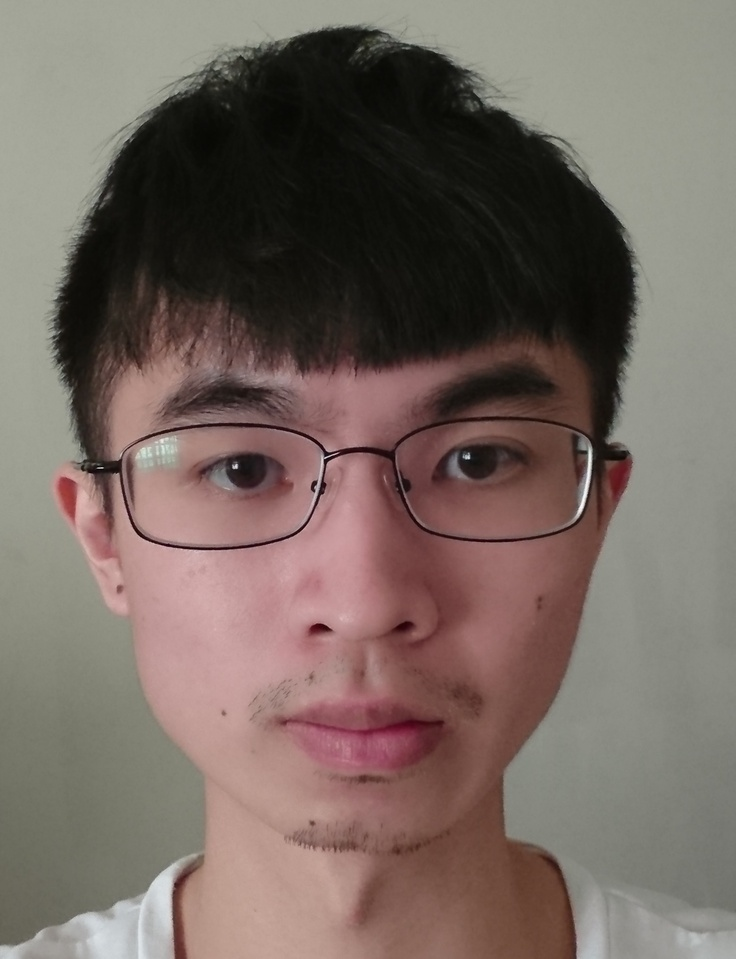
#> input picture 206418021.jpg, 736 x 959 px, shrunk from 1561 x 2033 before the run, found by its file name
$ jupyter execute --allow-errors Class3.ipynb
#> lines starting #> are read from the running program, lines starting #| are printed output that depends on the picture
<a href="https://colab.research.google.com/github/siva41/107-2-Multimedia/blob/master/Class3.ipynb" target="_parent"></a>

[cell 1]
import sys
import cv2
import numpy as np
from matplotlib import pyplot as plt
from google.colab import drive
drive.mount('/content/drive')

#主函數
#> (the rest of this cell did not finish here and is left out)

[cell 2]
image2 = cv2.imread('/content/drive/My Drive/pit/206418021.jpg', cv2.IMREAD_COLOR)
#> image2 is the input picture: shape (959, 736, 3); mean B, G, R 97.3, 104.3, 118.2
# plt.imshow(image2)
plt.imshow(cv2.cvtColor(image2,cv2.COLOR_BGR2RGB))
plt.show()

[cell 3]
image4 = cv2.imread('/content/drive/My Drive/pit/206418021.jpg', 0)
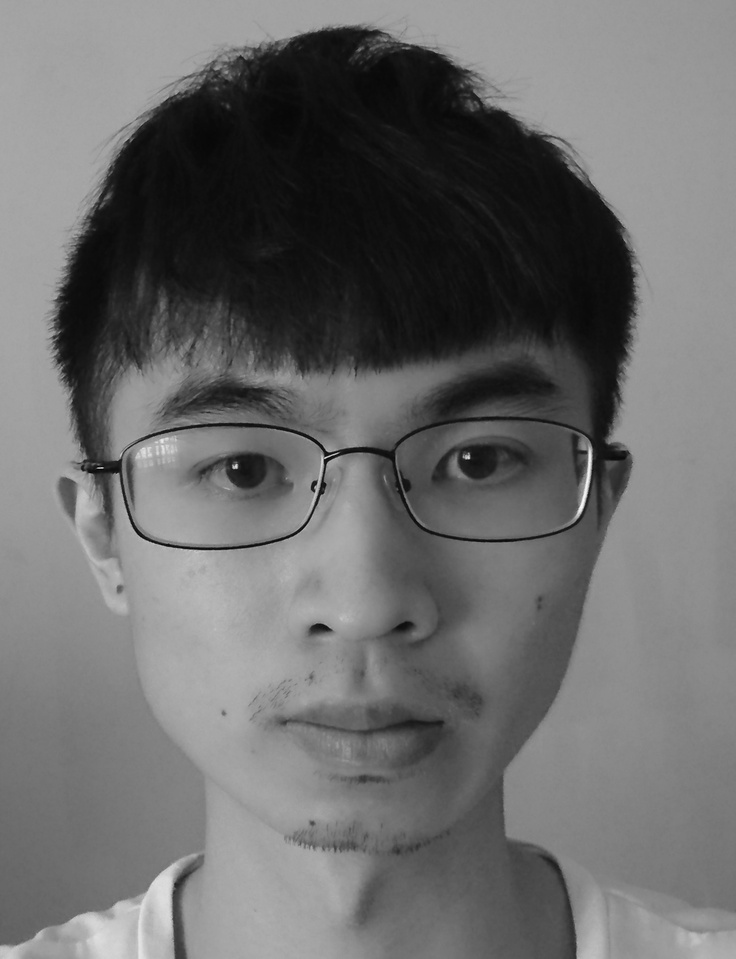
#> image4: shape (959, 736); min 0, max 249, mean 107.7
plt.imshow(image4)
plt.title('invert')
plt.xticks([])
plt.yticks([])
plt.show()

[cell 4]
image5 = cv2.imread('/content/drive/My Drive/pit/206418021.jpg')
gray = cv2.cvtColor(image5, cv2.COLOR_BGR2GRAY)
gray

[cell 5]
plt.imshow(gray,cmap='gray')
plt.title('gray')
plt.xticks([])
plt.yticks([])
plt.show()

[cell 6]
image6 = cv2.imread('/content/drive/My Drive/pit/206418021.jpg')
b,g,r = cv2.split(image6)#slow
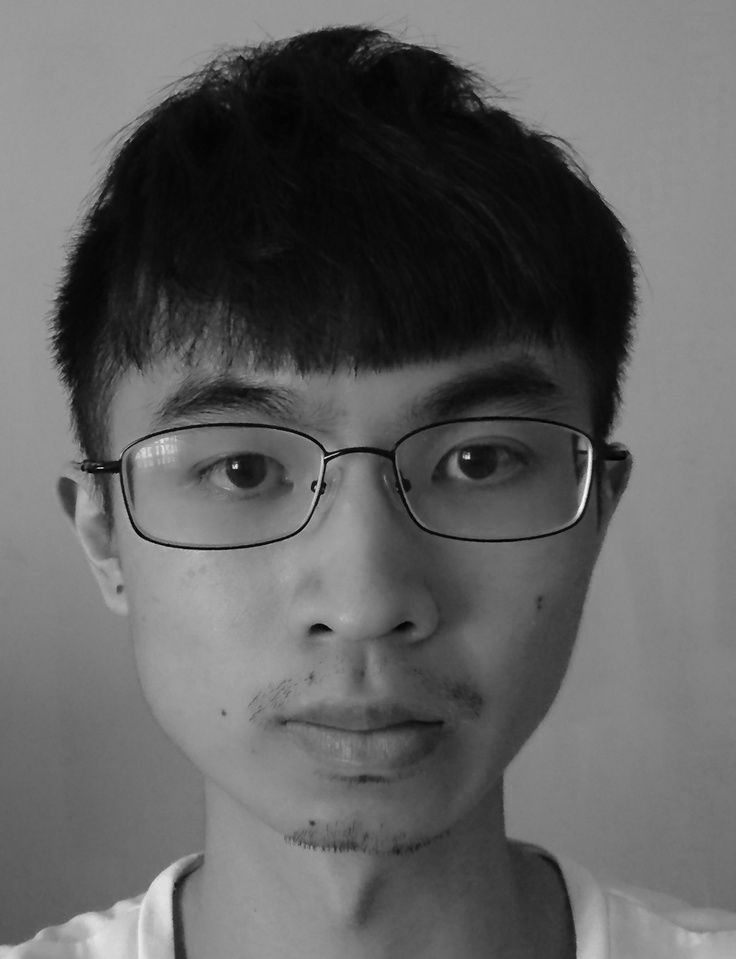
#> b: shape (959, 736); min 0, max 249, mean 97.3
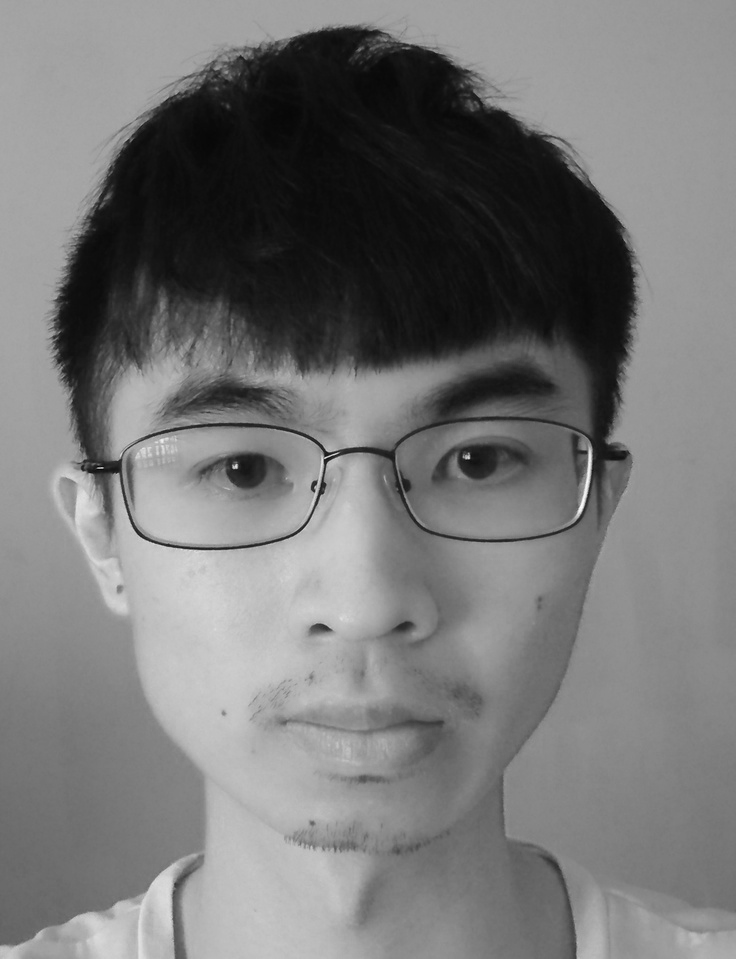
#> r: shape (959, 736); min 3, max 252, mean 118.2
img = cv2.merge((r,g,b))#slow
plt.imshow(img)
plt.title('color')
plt.xticks([])
plt.yticks([])
plt.show()
